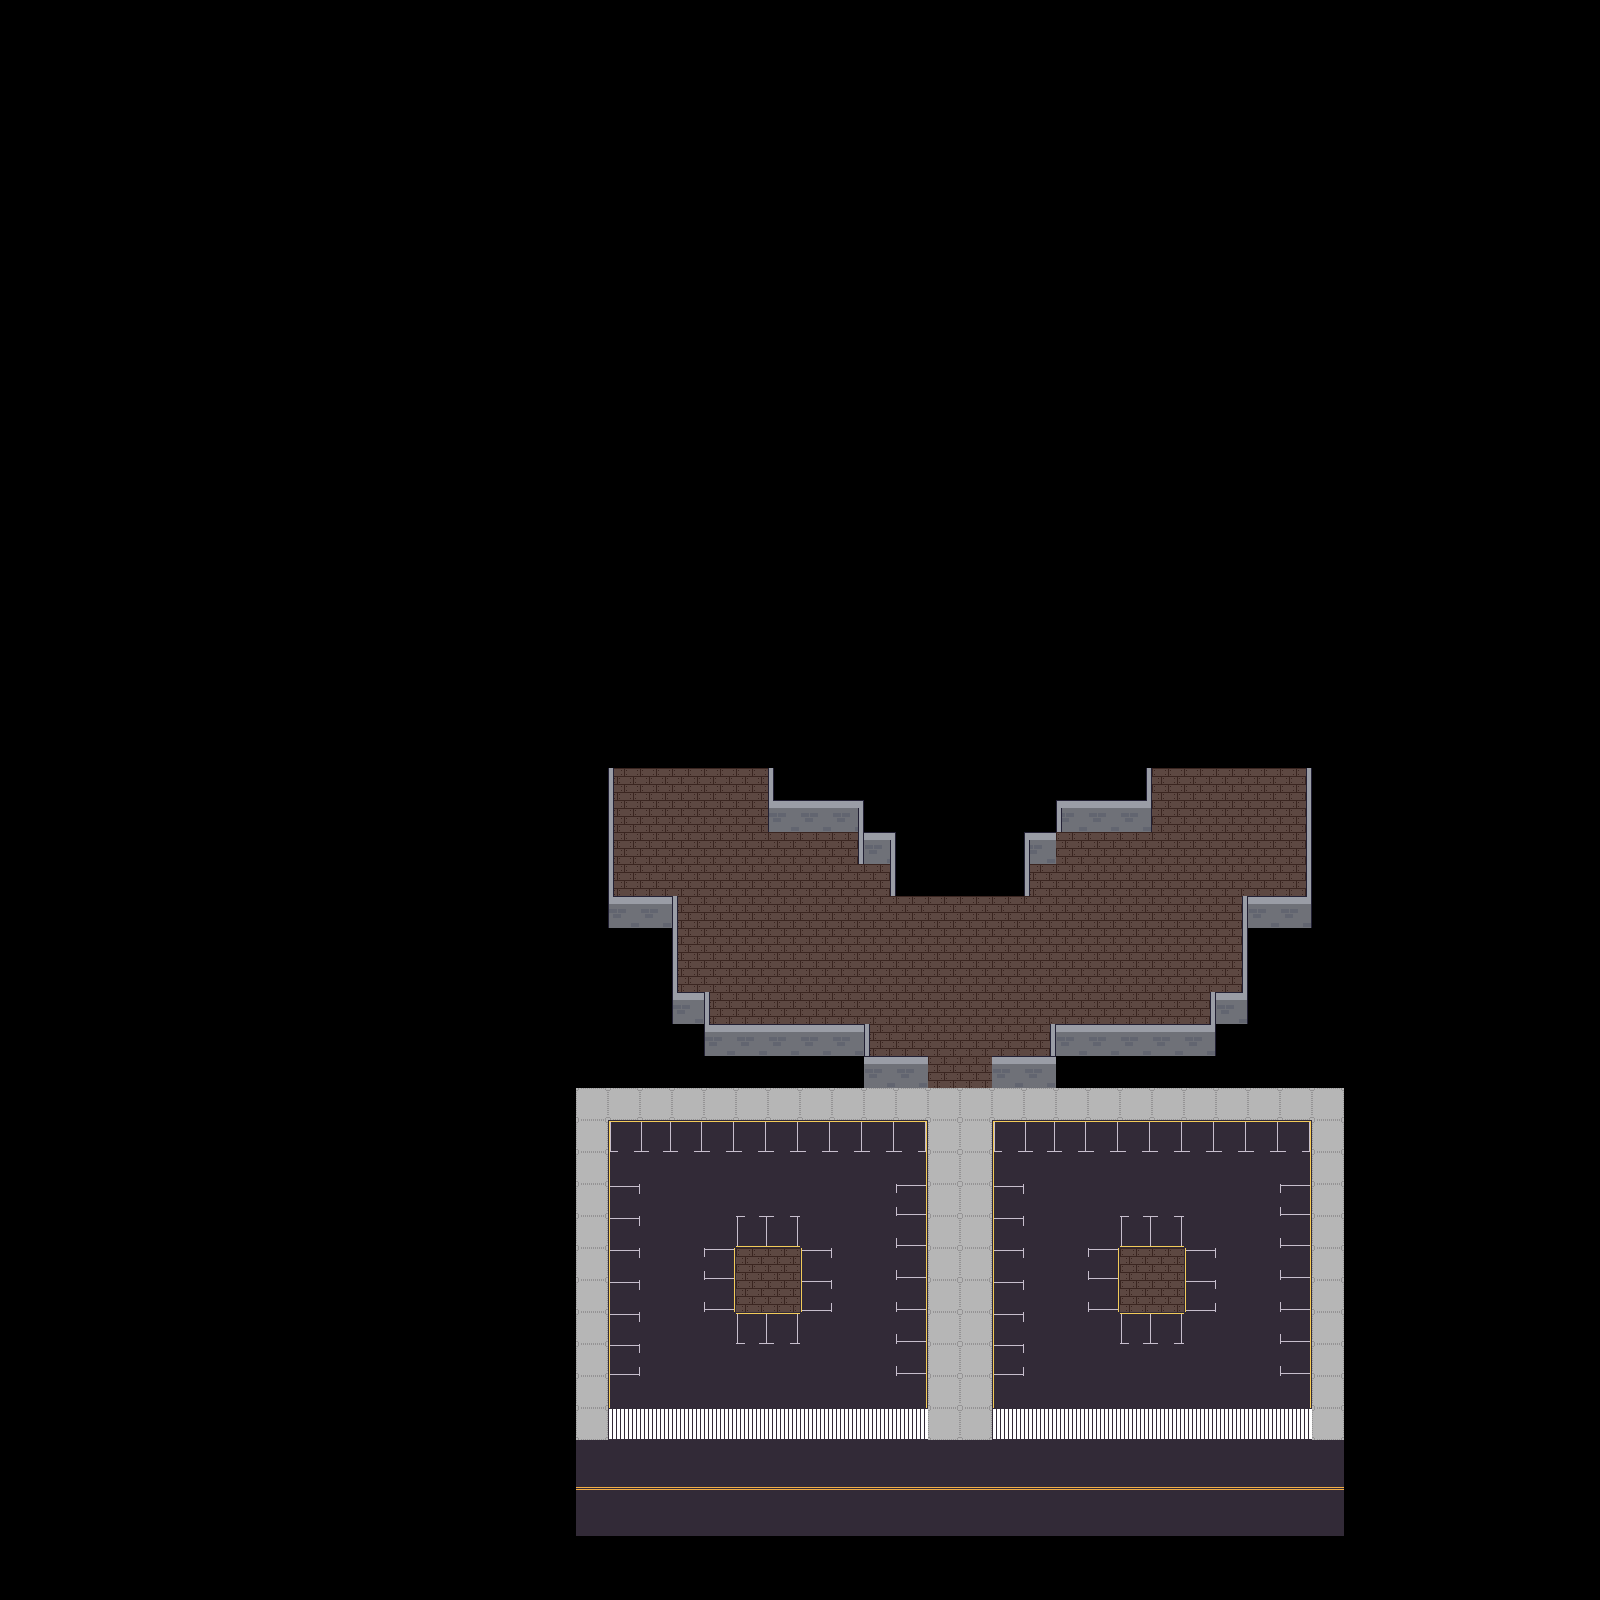

Below is a game level as drawn by its tile map, then a one-line description and the .tmx that defines it (tile-layer data replaced by summaries):
An orthogonal 50x50 tile map with 32x32 px tiles, 2 tile layers (Piso, Paredes), 2 tilesets.

<map version="1.10" tiledversion="1.12.2" orientation="orthogonal" renderorder="right-down" width="50" height="50" tilewidth="32" tileheight="32" infinite="0" nextlayerid="3" nextobjectid="1">
 <tileset firstgid="1" source="Pared_Piso_Interior.tsx" />
 <tileset firstgid="82" source="Estacionamiento.tsx" />
 <layer id="1" name="Piso" width="50" height="50">
  <data>[2500 cells, 466 non-empty, 17 distinct tile ids]</data>
 </layer>
 <layer id="2" name="Paredes" width="50" height="50">
  <data>[2500 cells, 53 non-empty, 9 distinct tile ids]</data>
 </layer>
</map>
